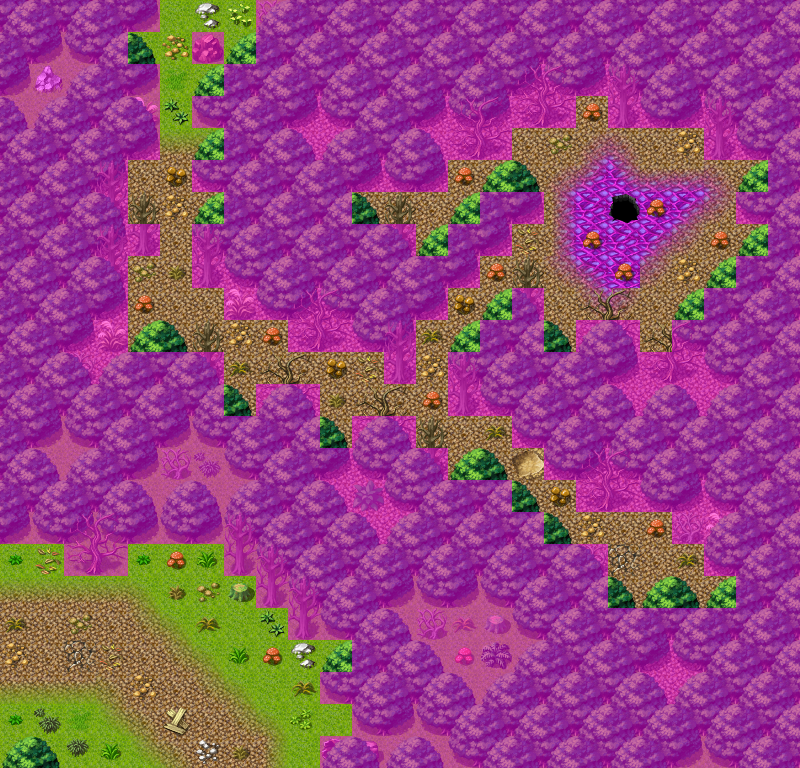

Tiled map render using the project's own tile images. Description and the map definition, with tile-layer contents summarised, below:
An orthogonal 25x24 tile map with 32x32 px tiles, 4 tile layers (Ground, Objects, Above, Walkable), 40 tilesets and 14 objects (10x spawn, 4x mapchange).

<map version="1.0" orientation="orthogonal" width="25" height="24" tilewidth="32" tileheight="32">
 <properties>
  <property name="outdoors" value="1" />
 </properties>
 <tileset firstgid="1" name="map_bed_1" tilewidth="32" tileheight="32">
  <image source="../drawable/map_bed_1.png" width="512" height="256" />
 </tileset>
 <tileset firstgid="129" name="map_border_1" tilewidth="32" tileheight="32">
  <image source="../drawable/map_border_1.png" width="512" height="256" />
 </tileset>
 <tileset firstgid="257" name="map_bridge_1" tilewidth="32" tileheight="32">
  <image source="../drawable/map_bridge_1.png" width="512" height="256" />
 </tileset>
 <tileset firstgid="385" name="map_broken_1" tilewidth="32" tileheight="32">
  <image source="../drawable/map_broken_1.png" width="512" height="256" />
 </tileset>
 <tileset firstgid="513" name="map_cavewall_1" tilewidth="32" tileheight="32">
  <image source="../drawable/map_cavewall_1.png" width="576" height="192" />
 </tileset>
 <tileset firstgid="621" name="map_cavewall_2" tilewidth="32" tileheight="32">
  <image source="../drawable/map_cavewall_2.png" width="576" height="192" />
 </tileset>
 <tileset firstgid="729" name="map_cavewall_3" tilewidth="32" tileheight="32">
  <image source="../drawable/map_cavewall_3.png" width="576" height="192" />
 </tileset>
 <tileset firstgid="837" name="map_chair_table_1" tilewidth="32" tileheight="32">
  <image source="../drawable/map_chair_table_1.png" width="512" height="256" />
 </tileset>
 <tileset firstgid="965" name="map_crate_1" tilewidth="32" tileheight="32">
  <image source="../drawable/map_crate_1.png" width="512" height="256" />
 </tileset>
 <tileset firstgid="1093" name="map_cupboard_1" tilewidth="32" tileheight="32">
  <image source="../drawable/map_cupboard_1.png" width="512" height="256" />
 </tileset>
 <tileset firstgid="1221" name="map_curtain_1" tilewidth="32" tileheight="32">
  <image source="../drawable/map_curtain_1.png" width="512" height="256" />
 </tileset>
 <tileset firstgid="1349" name="map_entrance_1" tilewidth="32" tileheight="32">
  <image source="../drawable/map_entrance_1.png" width="512" height="256" />
 </tileset>
 <tileset firstgid="1477" name="map_fence_1" tilewidth="32" tileheight="32">
  <image source="../drawable/map_fence_1.png" width="512" height="256" />
 </tileset>
 <tileset firstgid="1605" name="map_fence_2" tilewidth="32" tileheight="32">
  <image source="../drawable/map_fence_2.png" width="512" height="256" />
 </tileset>
 <tileset firstgid="1733" name="map_ground_1" tilewidth="32" tileheight="32">
  <image source="../drawable/map_ground_1.png" width="512" height="256" />
 </tileset>
 <tileset firstgid="1861" name="map_ground_2" tilewidth="32" tileheight="32">
  <image source="../drawable/map_ground_2.png" width="512" height="256" />
 </tileset>
 <tileset firstgid="1989" name="map_ground_3" tilewidth="32" tileheight="32">
  <image source="../drawable/map_ground_3.png" width="512" height="256" />
 </tileset>
 <tileset firstgid="2117" name="map_ground_4" tilewidth="32" tileheight="32">
  <image source="../drawable/map_ground_4.png" width="512" height="256" />
 </tileset>
 <tileset firstgid="2245" name="map_ground_5" tilewidth="32" tileheight="32">
  <image source="../drawable/map_ground_5.png" width="512" height="256" />
 </tileset>
 <tileset firstgid="2373" name="map_ground_6" tilewidth="32" tileheight="32">
  <image source="../drawable/map_ground_6.png" width="512" height="256" />
 </tileset>
 <tileset firstgid="2501" name="map_ground_7" tilewidth="32" tileheight="32">
  <image source="../drawable/map_ground_7.png" width="512" height="256" />
 </tileset>
 <tileset firstgid="2629" name="map_ground_8" tilewidth="32" tileheight="32">
  <image source="../drawable/map_ground_8.png" width="512" height="256" />
 </tileset>
 <tileset firstgid="2757" name="map_indoor_1" tilewidth="32" tileheight="32">
  <image source="../drawable/map_indoor_1.png" width="512" height="256" />
 </tileset>
 <tileset firstgid="2885" name="map_kitchen_1" tilewidth="32" tileheight="32">
  <image source="../drawable/map_kitchen_1.png" width="512" height="256" />
 </tileset>
 <tileset firstgid="3013" name="map_outdoor_1" tilewidth="32" tileheight="32">
  <image source="../drawable/map_outdoor_1.png" width="512" height="256" />
 </tileset>
 <tileset firstgid="3141" name="map_pillar_1" tilewidth="32" tileheight="32">
  <image source="../drawable/map_pillar_1.png" width="512" height="256" />
 </tileset>
 <tileset firstgid="3269" name="map_plant_1" tilewidth="32" tileheight="32">
  <image source="../drawable/map_plant_1.png" width="512" height="256" />
 </tileset>
 <tileset firstgid="3397" name="map_rock_1" tilewidth="32" tileheight="32">
  <image source="../drawable/map_rock_1.png" width="512" height="256" />
 </tileset>
 <tileset firstgid="3525" name="map_roof_1" tilewidth="32" tileheight="32">
  <image source="../drawable/map_roof_1.png" width="512" height="256" />
 </tileset>
 <tileset firstgid="3653" name="map_roof_2" tilewidth="32" tileheight="32">
  <image source="../drawable/map_roof_2.png" width="512" height="256" />
 </tileset>
 <tileset firstgid="3781" name="map_shop_1" tilewidth="32" tileheight="32">
  <image source="../drawable/map_shop_1.png" width="512" height="256" />
 </tileset>
 <tileset firstgid="3909" name="map_sign_ladder_1" tilewidth="32" tileheight="32">
  <image source="../drawable/map_sign_ladder_1.png" width="512" height="256" />
 </tileset>
 <tileset firstgid="4037" name="map_table_1" tilewidth="32" tileheight="32">
  <image source="../drawable/map_table_1.png" width="512" height="256" />
 </tileset>
 <tileset firstgid="4165" name="map_trail_1" tilewidth="32" tileheight="32">
  <image source="../drawable/map_trail_1.png" width="512" height="256" />
 </tileset>
 <tileset firstgid="4293" name="map_tree_1" tilewidth="32" tileheight="32">
  <image source="../drawable/map_tree_1.png" width="512" height="256" />
 </tileset>
 <tileset firstgid="4421" name="map_wall_1" tilewidth="32" tileheight="32">
  <image source="../drawable/map_wall_1.png" width="512" height="256" />
 </tileset>
 <tileset firstgid="4549" name="map_wall_2" tilewidth="32" tileheight="32">
  <image source="../drawable/map_wall_2.png" width="480" height="256" />
 </tileset>
 <tileset firstgid="4669" name="map_wall_3" tilewidth="32" tileheight="32">
  <image source="../drawable/map_wall_3.png" width="480" height="256" />
 </tileset>
 <tileset firstgid="4789" name="map_window_1" tilewidth="32" tileheight="32">
  <image source="../drawable/map_window_1.png" width="512" height="256" />
 </tileset>
 <tileset firstgid="4917" name="map_window_2" tilewidth="32" tileheight="32">
  <image source="../drawable/map_window_2.png" width="512" height="256" />
 </tileset>
 <layer name="Ground" width="25" height="24">
  <data>[600 cells, 600 non-empty, 4 distinct tile ids]</data>
 </layer>
 <layer name="Objects" width="25" height="24">
  <data>[600 cells, 527 non-empty, 50 distinct tile ids]</data>
 </layer>
 <layer name="Above" width="25" height="24">
  <data>[600 cells, 92 non-empty, 6 distinct tile ids]</data>
 </layer>
 <layer name="Walkable" width="25" height="24">
  <data>[600 cells, 423 non-empty, 1 distinct tile ids]</data>
 </layer>
 <objectgroup name="Mapevents">
  <object name="west" type="mapchange" x="0" y="544" width="32" height="224">
   <properties>
    <property name="map" value="roadbeforecrossroads8" />
    <property name="place" value="east" />
   </properties>
  </object>
  <object name="south" type="mapchange" x="64" y="736" width="256" height="32">
   <properties>
    <property name="map" value="road1" />
    <property name="place" value="north" />
   </properties>
  </object>
  </objectgroup>
 <objectgroup name="Spawn">
  <!-- 10 objects omitted --></objectgroup>
 <objectgroup name="Keys" />
</map>
<!-- 12 of 14 objects omitted -->
